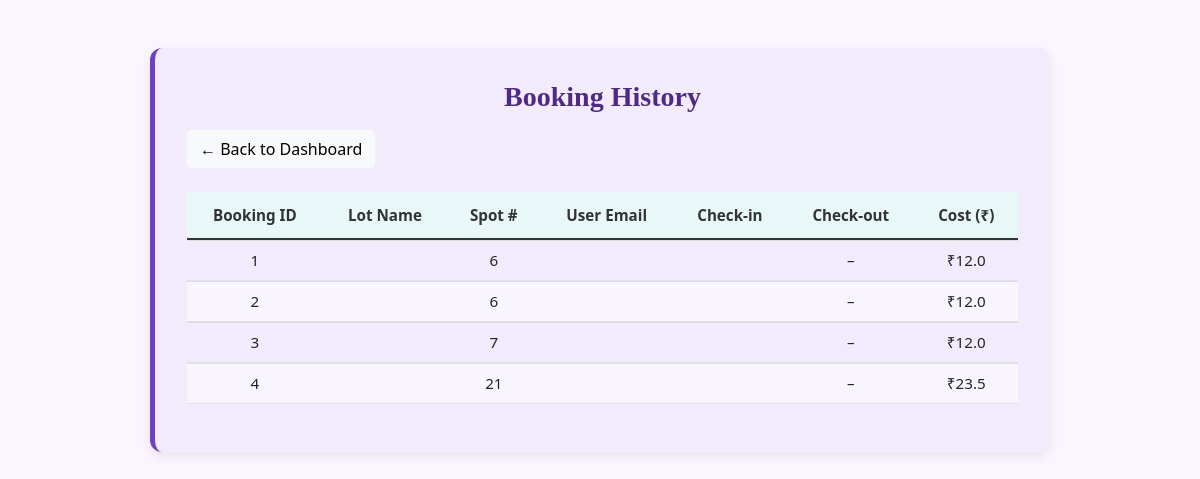
Before: /bookings with the older database file.
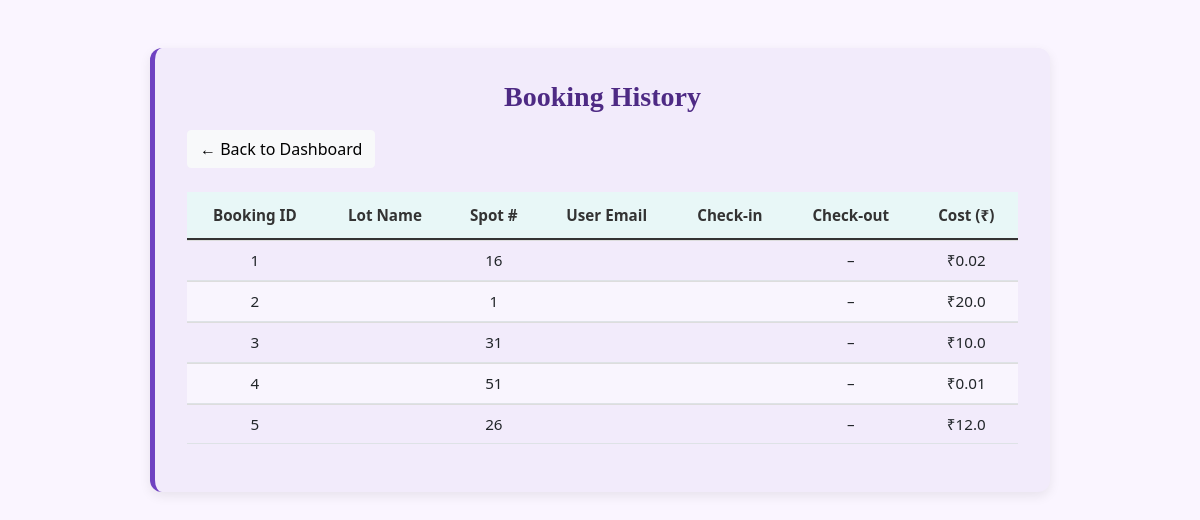
After: the same page with the newer database file.
### backend/models.py (models this page shows, shortened)
class Reservation(db.Model):
    __tablename__ = "reservations"
    id = db.Column(db.Integer, primary_key=True)
    spot_id = db.Column(db.Integer, db.ForeignKey('parking_spots.id'), nullable=False)
    user_id = db.Column(db.Integer, db.ForeignKey('user_info.id'), nullable=False)
    vehicle_no = db.Column(db.String(20), nullable=False)
    parking_timestamp = db.Column(db.DateTime, default=datetime.utcnow)
    leaving_timestamp = db.Column(db.DateTime, nullable=True)
    cost = db.Column(db.Float)

### backend/controllers.py (the view)
    @app.route("/bookings")
    def view_bookings():
        bookings = Reservation.query.all()
        return render_template("admin_bookings.html", bookings=bookings)

### templates/admin_bookings.html (shortened to what this page needs)
<!DOCTYPE html>
<html lang="en">
<head>
  <link rel="stylesheet" href="{{ url_for('static', filename='css/style.css') }}">
  <link href="https://cdn.jsdelivr.net/npm/bootstrap@5.0.2/dist/css/bootstrap.min.css" rel="stylesheet">
</head>
<body class="admin-bookings-page">
  <div class="bookings-container">
    <div class="bookings-card">
      <h2 class="bookings-title">Booking History</h2>
      <a href="/admin_dashboard" class="btn btn-light back-btn">← Back to Dashboard</a>
      <div class="table-responsive">
        <table class="table bookings-table">
          <thead>
            <tr>
              <th>Booking ID</th>
              <th>Lot Name</th>
              <th>Spot #</th>
              <th>User Email</th>
              <th>Check-in</th>
              <th>Check-out</th>
              <th>Cost (₹)</th>
            </tr>
          </thead>
          <tbody>
            {% for b in bookings %}
            <tr>
              <td>{{ b.id }}</td>
              <td>{{ b.lot_name }}</td>
              <td>{{ b.spot_id }}</td>
              <td>{{ b.user_email }}</td>
              <td>{{ b.in_time }}</td>
              <td>{{ b.out_time or '–' }}</td>
              <td>₹{{ b.cost }}</td>
            </tr>
            {% else %}
            <tr>
              <td colspan="7" class="text-center">No bookings found.</td>
            </tr>
            {% endfor %}
          </tbody>
        </table>
      </div>
    </div>
  </div>
</body>
</html>

### static/css/style.css (style rules this page uses)
* { margin: 0; padding: 0; box-sizing: border-box; }
body.admin-bookings-page { background:#faf5ff; font-family:'Segoe UI',sans-serif; }
.bookings-container { display:flex; justify-content:center; padding:3rem 1rem; }
.bookings-card { background:#f2ebfb; border-left:5px solid #6f42c1; border-radius:0.75rem; box-shadow:0 4px 12px rgba(0,0,0,0.08); padding:2rem; max-width:900px; width:100%; }
.bookings-title { font-size:1.75rem; font-weight:bold; color:#4e2a84; margin-bottom:1rem; font-family:'Brush Script MT',cursive; text-align:center; }
.back-btn { display:inline-block; margin-bottom:1.5rem; color:#4e2a84; background:#fff; border:1px solid #6f42c1; border-radius:0.5rem; padding:0.5rem 1rem; text-decoration:none; }
.table-responsive { overflow-x:auto; }
.bookings-table { width:100%; border-collapse:separate; border-spacing:0; }
.bookings-table th { background:#e6dbf7; color:#4e2a84; font-weight:600; border-bottom:2px solid #6f42c1; text-align:center; }
.bookings-table td { padding:0.75rem; vertical-align:middle; text-align:center; border-top:1px solid #ddd; }
.bookings-table tr:nth-child(even) { background:#f9f5fe; }
body { background: #f5f7fa; font-family: 'Poppins', sans-serif; margin: 0; padding: 0; }
.table { font-size: 0.95rem; }
.table thead th { background-color: #f8f9fb; border-bottom: none; font-weight: 600; padding: 0.75rem 1rem; }
.table tbody td { vertical-align: middle; }
.table thead th { background-color: #e8f7f7; color: #333; border-bottom: 2px solid #d0e8e8; font-weight: 600; }
body { background: linear-gradient(135deg, #f8f9fa, #e9ecef); }

Changed rows visible on the page:
changed Reservation id 1: spot_id "6" → "16"; cost "12.0" → "0.02"
changed Reservation id 2: spot_id "6" → "1"; cost "12.0" → "20.0"
changed Reservation id 3: spot_id "7" → "31"; cost "12.0" → "10.0"
changed Reservation id 4: spot_id "21" → "51"; cost "23.5" → "0.01"
added Reservation: id "5", spot_id "26", out_time "–", cost "12.0"
